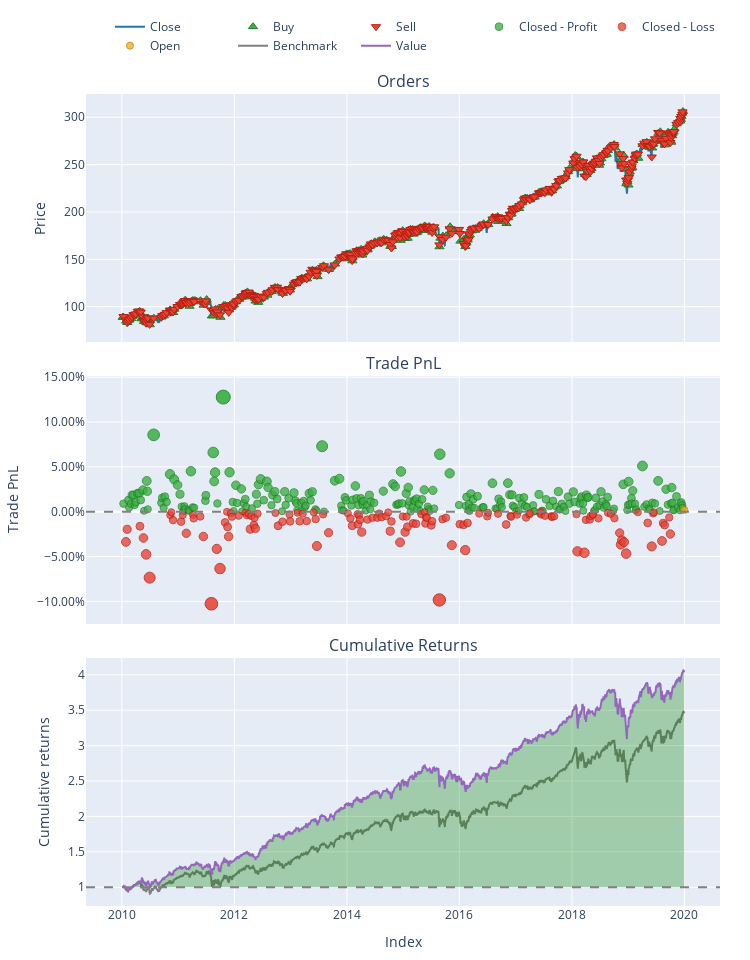

Here is the notebook cell this chart was saved with:
### Code cell
portfolio.plot().show()

### Figure 1 — Plotly figure (JSON) as saved in the notebook; plotly's stock layout.template omitted (floating-point values rounded to 4 significant figures; data arrays with more than 128 entries replaced by an {"elided": "..."} marker saying what was removed)
{"data": [{"legendgroup": "0", "line": {"color": "#1f77b4"}, "name": "Close", "showlegend": true, "type": "scatter", "uid": "9b419735-a7c6-4fd1-af23-a14ff4785c63", "x": {"elided": "2516 str values"}, "xaxis": "x", "y": {"elided": "2516 float values"}, "yaxis": "y"}, {"customdata": {"elided": "380x3 float values"}, "hovertemplate": "Order Id: %{customdata[0]}<br>Timestamp: %{x}<br>Price: %{y}<br>Size: %{customdata[1]:.6f}<br>Fees: %{customdata[2]:.6f}", "legendgroup": "1", "marker": {"color": "#37B13F", "line": {"color": "rgb(38,123,44)", "width": 1}, "size": 8, "symbol": "triangle-up"}, "mode": "markers", "name": "Buy", "type": "scatter", "uid": "2ff3d850-fd79-46a8-852b-827d8224ba2b", "x": {"elided": "380 str values"}, "xaxis": "x", "y": {"elided": "380 float values"}, "yaxis": "y"}, {"customdata": {"elided": "379x3 float values"}, "hovertemplate": "Order Id: %{customdata[0]}<br>Timestamp: %{x}<br>Price: %{y}<br>Size: %{customdata[1]:.6f}<br>Fees: %{customdata[2]:.6f}", "legendgroup": "2", "marker": {"color": "#EA4335", "line": {"color": "rgb(181,31,18)", "width": 1}, "size": 8, "symbol": "triangle-down"}, "mode": "markers", "name": "Sell", "type": "scatter", "uid": "0f1e6001-41a6-46c9-9001-8d105cf55316", "x": {"elided": "379 str values"}, "xaxis": "x", "y": {"elided": "379 float values"}, "yaxis": "y"}, {"customdata": {"elided": "244x4 float values"}, "hovertemplate": "Exit Trade Id: %{customdata[0]}<br>Position Id: %{customdata[1]}<br>Exit Timestamp: %{x}<br>PnL: %{customdata[2]:.6f}<br>Return: %{customdata[3]:.2%}", "legendgroup": "3", "marker": {"color": "#37B13F", "line": {"color": "rgb(38,123,44)", "width": 1}, "opacity": {"elided": "244 float values"}, "size": {"elided": "244 float values"}, "symbol": "circle"}, "mode": "markers", "name": "Closed - Profit", "type": "scatter", "uid": "7a8033de-a783-47c1-a7e3-0c48ec5fa90f", "x": {"elided": "244 str values"}, "xaxis": "x2", "y": {"elided": "244 float values"}, "yaxis": "y2"}, {"customdata": {"elided": "133x4 float values"}, "hovertemplate": "Exit Trade Id: %{customdata[0]}<br>Position Id: %{customdata[1]}<br>Exit Timestamp: %{x}<br>PnL: %{customdata[2]:.6f}<br>Return: %{customdata[3]:.2%}", "legendgroup": "4", "marker": {"color": "#EA4335", "line": {"color": "rgb(181,31,18)", "width": 1}, "opacity": {"elided": "133 float values"}, "size": {"elided": "133 float values"}, "symbol": "circle"}, "mode": "markers", "name": "Closed - Loss", "type": "scatter", "uid": "2366f562-28ac-4d0b-a554-87df8c5c5c74", "x": {"elided": "133 str values"}, "xaxis": "x2", "y": {"elided": "133 float values"}, "yaxis": "y2"}, {"customdata": [[379, 379, 0.8054, 0.001993]], "hovertemplate": "Exit Trade Id: %{customdata[0]}<br>Position Id: %{customdata[1]}<br>Exit Timestamp: %{x}<br>PnL: %{customdata[2]:.6f}<br>Return: %{customdata[3]:.2%}", "legendgroup": "5", "marker": {"color": "#FFAA00", "line": {"color": "rgb(178,118,0)", "width": 1}, "opacity": [0.7523], "size": [7.109], "symbol": "circle"}, "mode": "markers", "name": "Open", "type": "scatter", "uid": "880cd644-fffb-4fed-a231-5aa820f3d3c3", "x": ["2019-12-31T05:00:00"], "xaxis": "x2", "y": [0.001993], "yaxis": "y2"}, {"legendgroup": "6", "line": {"color": "#7f7f7f"}, "name": "Benchmark", "showlegend": true, "type": "scatter", "uid": "c47dc9a8-8c63-4bbb-ab1a-98a1e78d90aa", "x": {"elided": "2516 str values"}, "xaxis": "x3", "y": {"elided": "2516 float values"}, "yaxis": "y3"}, {"hoverinfo": "skip", "legendgroup": "7", "line": {"color": "rgba(0, 0, 0, 0)", "width": 0}, "opacity": 0, "showlegend": false, "type": "scatter", "uid": "50e5b73a-2014-4d7c-bf8c-63e495c5e147", "x": {"elided": "2516 str values"}, "xaxis": "x3", "y": {"elided": "2516 int values"}, "yaxis": "y3"}, {"connectgaps": false, "fill": "tonexty", "fillcolor": "rgba(0, 128, 0, 0.3)", "hoverinfo": "skip", "legendgroup": "7", "line": {"color": "rgba(0, 0, 0, 0)", "width": 0}, "opacity": 0, "showlegend": false, "type": "scatter", "uid": "018658f7-a261-402e-9bce-c139437f7d56", "x": {"elided": "2516 str values"}, "xaxis": "x3", "y": {"elided": "2516 float values"}, "yaxis": "y3"}, {"hoverinfo": "skip", "legendgroup": "7", "line": {"color": "rgba(0, 0, 0, 0)", "width": 0}, "opacity": 0, "showlegend": false, "type": "scatter", "uid": "2a564bc3-1126-4042-9278-2c83320cfe71", "x": {"elided": "2516 str values"}, "xaxis": "x3", "y": {"elided": "2516 int values"}, "yaxis": "y3"}, {"connectgaps": false, "fill": "tonexty", "fillcolor": "rgba(255, 0, 0, 0.3)", "hoverinfo": "skip", "legendgroup": "7", "line": {"color": "rgba(0, 0, 0, 0)", "width": 0}, "opacity": 0, "showlegend": false, "type": "scatter", "uid": "a0d0f5fb-8fef-4079-9525-24f853cce790", "x": {"elided": "2516 str values"}, "xaxis": "x3", "y": {"elided": "2516 float values"}, "yaxis": "y3"}, {"legendgroup": "8", "line": {"color": "#9467bd"}, "name": "Value", "showlegend": true, "type": "scatter", "uid": "c785f92b-4c52-4bad-9f17-0fdcb1999744", "x": {"elided": "2516 str values"}, "xaxis": "x3", "y": {"elided": "2516 float values"}, "yaxis": "y3"}, {"hoverinfo": "skip", "legendgroup": "7", "line": {"color": "rgba(0, 0, 0, 0)", "width": 0}, "opacity": 0, "showlegend": false, "type": "scatter", "uid": "78e13704-b8ca-4518-8270-0988c7968298", "x": {"elided": "2516 str values"}, "xaxis": "x3", "y": {"elided": "2516 int values"}, "yaxis": "y3"}], "layout": {"annotations": [{"font": {"size": 16}, "showarrow": false, "text": "Orders", "x": 0.5, "xanchor": "center", "xref": "paper", "y": 1, "yanchor": "bottom", "yref": "paper"}, {"font": {"size": 16}, "showarrow": false, "text": "Trade PnL", "x": 0.5, "xanchor": "center", "xref": "paper", "y": 0.6528, "yanchor": "bottom", "yref": "paper"}, {"font": {"size": 16}, "showarrow": false, "text": "Cumulative Returns", "x": 0.5, "xanchor": "center", "xref": "paper", "y": 0.3056, "yanchor": "bottom", "yref": "paper"}], "height": 960, "legend": {"orientation": "h", "traceorder": "normal", "x": 1, "xanchor": "right", "y": 1.042, "yanchor": "bottom"}, "margin": {"b": 30, "l": 30, "r": 30, "t": 30}, "shapes": [{"line": {"color": "gray", "dash": "dash"}, "type": "line", "x0": 0, "x1": 1, "xref": "paper", "y0": 0, "y1": 0, "yref": "y2"}, {"line": {"color": "gray", "dash": "dash"}, "type": "line", "x0": 0, "x1": 1, "xref": "paper", "y0": 1, "y1": 1, "yref": "y3"}], "showlegend": true, "width": 750, "xaxis": {"anchor": "y", "domain": [0, 1], "matches": "x3", "showticklabels": false}, "xaxis2": {"anchor": "y2", "domain": [0, 1], "matches": "x3", "showticklabels": false}, "xaxis3": {"anchor": "y3", "domain": [0, 1], "title": {"text": "Index"}}, "yaxis": {"anchor": "x", "domain": [0.6944, 1], "title": {"text": "Price"}}, "yaxis2": {"anchor": "x2", "domain": [0.3472, 0.6528], "tickformat": ".2%", "title": {"text": "Trade PnL"}}, "yaxis3": {"anchor": "x3", "domain": [0, 0.3056], "title": {"text": "Cumulative returns"}}}}
